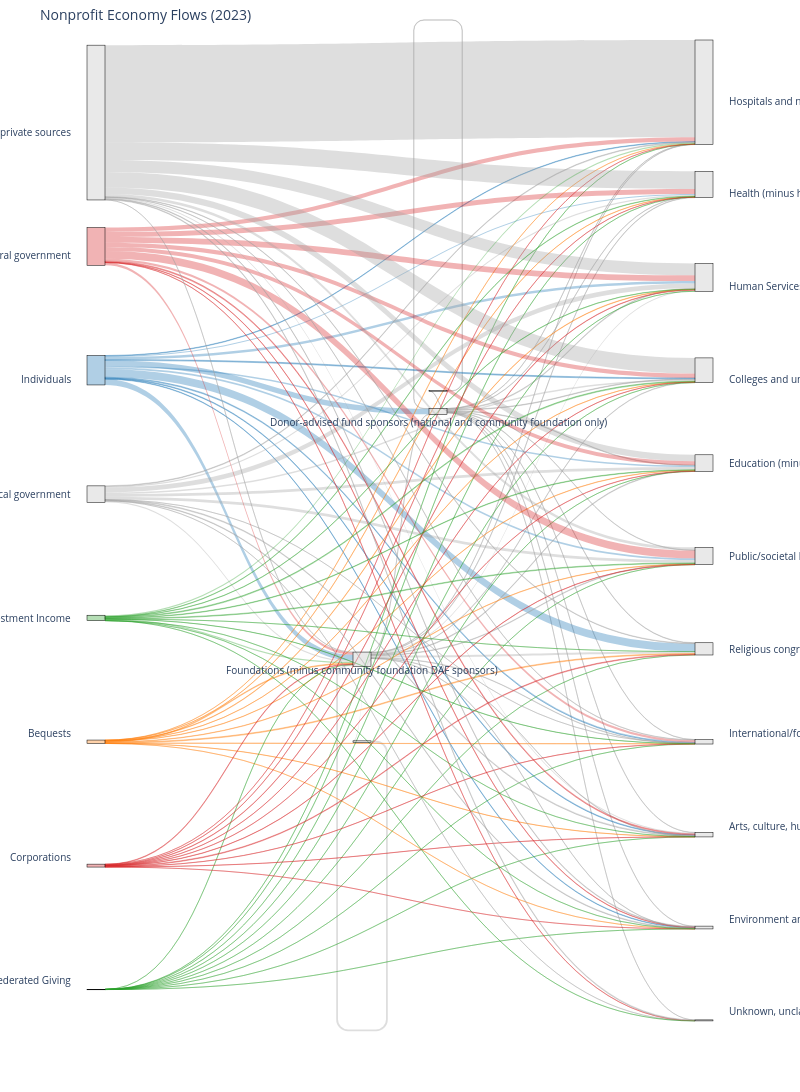

Source (notebook cell):
### Markdown cell above
Using Plotly Sankey because it includes the best compromises for:
- weighted edges
- self-loops (still poor)
- curved edges
- label control (still poor)
- heirarchy levels
- interactivity
- quality
- merging flows

### Code cell
# Map colors to edges and nodes
source_colors = {
    "Individuals": "rgba(31,119,180,0.35)",
    "Bequests": "rgba(255,127,14,0.35)",
    "Federated Giving": "rgba(44,160,44,0.35)",
    "Corporations": "rgba(214,39,40,0.35)",
    "State & local government": "rgba(214,39,40,0.35)",
    "Federal government": "rgba(214,39,40,0.35)",
    "Program fees": "rgba(214,39,40,0.35)",
    "Investment Income": "rgba(44,160,44,0.35)"
}
edge_colors = (
    edge_clean_df["Source"]
    .map(source_colors).fillna("rgba(160,160,160,0.35)")
)
node_colors = node_format_df["Node"].map(source_colors).fillna("rgba(200,200,200,0.4)")

# Plot the diagram
fig = go.Figure(go.Sankey(
    arrangement="snap",
    
    node=dict(
        # label=node_format_df["Node"],
        label=[""] * len(node_format_df), # remove default labels
        x=node_format_df["X"],
        y=node_format_df["Y"],
        pad=15,
        thickness=18,
        line=dict(color="black", width=0.5),
        color=node_colors
    ),
    
    link=dict(
        # arrowlen=10,
        source=sources,
        target=targets,
        value=values,
        # color="rgba(160,160,160,0.35)"
        color=edge_colors
    )
))

# Define annotations for labels
annotations = []

source_offsets = {
    "Individuals": {"dx": 0, "dy": 0.07},   # move up
    "Bequests": {"dx": 0, "dy": -0.02}      # move down
}

for _, row in node_format_df[node_format_df["Node Type"] == "Source"].iterrows():
    node_name = row["Node"]
    dx = source_offsets.get(node_name, {}).get("dx", 0)
    dy = source_offsets.get(node_name, {}).get("dy", 0)
    annotations.append(dict(
        x=row["X"] - 0.03,
        y=1 - row["Y"],   # Plotly annotations invert y
        text=row["Node"],
        showarrow=False,
        xanchor="right",
        align="right"
    ))
for _, row in node_format_df[node_format_df["Node Type"] == "Recipient"].iterrows():
    annotations.append(dict(
        x=row["X"] + 0.03,
        y=1 - row["Y"],
        text=row["Node"],
        showarrow=False,
        xanchor="left",
        align="left"
    ))
for _, row in node_format_df[node_format_df["Node Type"] == "Intermediary"].iterrows():
    annotations.append(dict(
        x=row["X"],
        y=1 - row["Y"] - 0.01,
        text=row["Node"],
        showarrow=False,
        xanchor="center",
        align="center"
    ))

# Format
fig.update_layout(
    title_text="Nonprofit Economy Flows (2023)",
    font_size=10,
    width=800,
    height=1100,
    margin=dict(l=20, r=20, t=40, b=20),
    annotations=annotations
)

fig.show()

### Figure 1 — Plotly figure (JSON) as saved in the notebook; plotly's stock layout.template omitted (floating-point values rounded to 4 significant figures; data arrays with more than 128 entries replaced by an {"elided": "..."} marker saying what was removed)
{"data": [{"arrangement": "snap", "link": {"color": {"elided": "132 str values"}, "source": {"elided": "132 int values"}, "target": {"elided": "132 int values"}, "value": {"elided": "132 float values"}}, "node": {"color": ["rgba(200,200,200,0.4)", "rgba(200,200,200,0.4)", "rgba(200,200,200,0.4)", "rgba(200,200,200,0.4)", "rgba(200,200,200,0.4)", "rgba(214,39,40,0.35)", "rgba(31,119,180,0.35)", "rgba(200,200,200,0.4)", "rgba(44,160,44,0.35)", "rgba(255,127,14,0.35)", "rgba(214,39,40,0.35)", "rgba(44,160,44,0.35)", "rgba(200,200,200,0.4)", "rgba(200,200,200,0.4)", "rgba(200,200,200,0.4)", "rgba(200,200,200,0.4)", "rgba(200,200,200,0.4)", "rgba(200,200,200,0.4)", "rgba(200,200,200,0.4)", "rgba(200,200,200,0.4)", "rgba(200,200,200,0.4)", "rgba(200,200,200,0.4)", "rgba(200,200,200,0.4)"], "label": ["", "", "", "", "", "", "", "", "", "", "", "", "", "", "", "", "", "", "", "", "", "", ""], "line": {"color": "black", "width": 0.5}, "pad": 15, "thickness": 18, "x": [0.55, 0.57, 0.45, 0.47, 0.1, 0.1, 0.1, 0.1, 0.1, 0.1, 0.1, 0.1, 0.9, 0.9, 0.9, 0.9, 0.9, 0.9, 0.9, 0.9, 0.9, 0.9, 0.9], "y": [0.36, 0.34, 0.6, 0.68, 0.08, 0.2, 0.32, 0.44, 0.56, 0.68, 0.8, 0.92, 0.05, 0.14, 0.23, 0.32, 0.41, 0.5, 0.59, 0.68, 0.77, 0.86, 0.95]}, "type": "sankey"}], "layout": {"annotations": [{"align": "right", "showarrow": false, "text": "Program fees from private sources", "x": 0.07, "xanchor": "right", "y": 0.92}, {"align": "right", "showarrow": false, "text": "Federal government", "x": 0.07, "xanchor": "right", "y": 0.8}, {"align": "right", "showarrow": false, "text": "Individuals", "x": 0.07, "xanchor": "right", "y": 0.68}, {"align": "right", "showarrow": false, "text": "State and local government", "x": 0.07, "xanchor": "right", "y": 0.56}, {"align": "right", "showarrow": false, "text": "Investment Income", "x": 0.07, "xanchor": "right", "y": 0.44}, {"align": "right", "showarrow": false, "text": "Bequests", "x": 0.07, "xanchor": "right", "y": 0.32}, {"align": "right", "showarrow": false, "text": "Corporations", "x": 0.07, "xanchor": "right", "y": 0.2}, {"align": "right", "showarrow": false, "text": "Federated Giving", "x": 0.07, "xanchor": "right", "y": 0.08}, {"align": "left", "showarrow": false, "text": "Hospitals and nursing homes", "x": 0.93, "xanchor": "left", "y": 0.95}, {"align": "left", "showarrow": false, "text": "Health (minus hospitals and nursing homes)", "x": 0.93, "xanchor": "left", "y": 0.86}, {"align": "left", "showarrow": false, "text": "Human Services", "x": 0.93, "xanchor": "left", "y": 0.77}, {"align": "left", "showarrow": false, "text": "Colleges and universities", "x": 0.93, "xanchor": "left", "y": 0.68}, {"align": "left", "showarrow": false, "text": "Education (minus colleges and universities)", "x": 0.93, "xanchor": "left", "y": 0.59}, {"align": "left", "showarrow": false, "text": "Public/societal benefit (minus national DAF sponsors)", "x": 0.93, "xanchor": "left", "y": 0.5}, {"align": "left", "showarrow": false, "text": "Religious congregations", "x": 0.93, "xanchor": "left", "y": 0.41}, {"align": "left", "showarrow": false, "text": "International/foreign affairs", "x": 0.93, "xanchor": "left", "y": 0.32}, {"align": "left", "showarrow": false, "text": "Arts, culture, humanities", "x": 0.93, "xanchor": "left", "y": 0.23}, {"align": "left", "showarrow": false, "text": "Environment and animals", "x": 0.93, "xanchor": "left", "y": 0.14}, {"align": "left", "showarrow": false, "text": "Unknown, unclassified", "x": 0.93, "xanchor": "left", "y": 0.05}, {"align": "center", "showarrow": false, "text": "Donor-advised fund sponsors (national and community foundation only)", "x": 0.55, "xanchor": "center", "y": 0.63}, {"align": "center", "showarrow": false, "text": "Foundations (minus community foundation DAF sponsors)", "x": 0.45, "xanchor": "center", "y": 0.39}], "font": {"size": 10}, "height": 1100, "margin": {"b": 20, "l": 20, "r": 20, "t": 40}, "title": {"text": "Nonprofit Economy Flows (2023)"}, "width": 800}}
